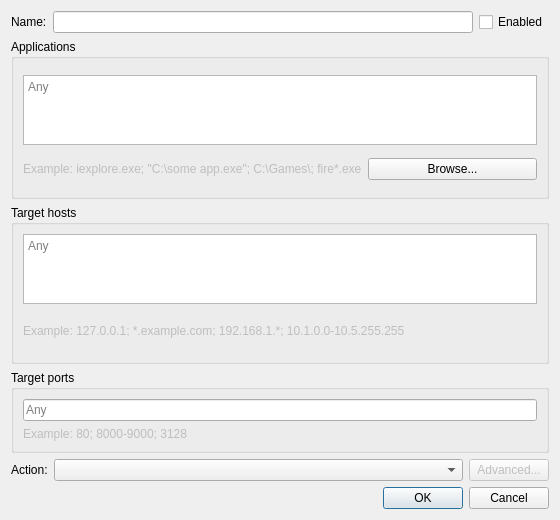
<?xml version="1.0" encoding="UTF-8"?>
<ui version="4.0">
 <class>RuleDialog</class>
 <widget class="QDialog" name="RuleDialog">
  <property name="geometry">
   <rect>
    <x>0</x>
    <y>0</y>
    <width>560</width>
    <height>520</height>
   </rect>
  </property>
  <property name="windowTitle">
   <string>Proxification Rule</string>
  </property>
  <layout class="QVBoxLayout" name="mainLayout">
   <item>
    <layout class="QHBoxLayout" name="nameRow">
     <item>
      <widget class="QLabel" name="nameLabel">
       <property name="text">
        <string>Name:</string>
       </property>
      </widget>
     </item>
     <item>
      <widget class="QLineEdit" name="nameEdit"/>
     </item>
     <item>
      <widget class="QCheckBox" name="enabledCheck">
       <property name="text">
        <string>Enabled</string>
       </property>
      </widget>
     </item>
    </layout>
   </item>
   <item>
    <widget class="QGroupBox" name="appsGroup">
     <property name="title">
      <string>Applications</string>
     </property>
     <layout class="QGridLayout" name="appsLayout">
      <item row="0" column="0" colspan="2">
       <widget class="QPlainTextEdit" name="appsEdit">
        <property name="maximumSize">
         <size>
          <width>16777215</width>
          <height>70</height>
         </size>
        </property>
        <property name="placeholderText">
         <string>Any</string>
        </property>
       </widget>
      </item>
      <item row="1" column="0">
       <widget class="QLabel" name="appsExample">
        <property name="enabled">
         <bool>false</bool>
        </property>
        <property name="text">
         <string>Example: iexplore.exe; "C:\some app.exe"; C:\Games\; fire*.exe</string>
        </property>
       </widget>
      </item>
      <item row="1" column="1">
       <widget class="QPushButton" name="browseButton">
        <property name="text">
         <string>Browse...</string>
        </property>
       </widget>
      </item>
     </layout>
    </widget>
   </item>
   <item>
    <widget class="QGroupBox" name="targetsGroup">
     <property name="title">
      <string>Target hosts</string>
     </property>
     <layout class="QVBoxLayout" name="targetsLayout">
      <item>
       <widget class="QPlainTextEdit" name="targetsEdit">
        <property name="maximumSize">
         <size>
          <width>16777215</width>
          <height>70</height>
         </size>
        </property>
        <property name="placeholderText">
         <string>Any</string>
        </property>
       </widget>
      </item>
      <item>
       <widget class="QLabel" name="targetsExample">
        <property name="enabled">
         <bool>false</bool>
        </property>
        <property name="text">
         <string>Example: 127.0.0.1; *.example.com; 192.168.1.*; 10.1.0.0-10.5.255.255</string>
        </property>
       </widget>
      </item>
     </layout>
    </widget>
   </item>
   <item>
    <widget class="QGroupBox" name="portsGroup">
     <property name="title">
      <string>Target ports</string>
     </property>
     <layout class="QVBoxLayout" name="portsLayout">
      <item>
       <widget class="QLineEdit" name="portsEdit">
        <property name="placeholderText">
         <string>Any</string>
        </property>
       </widget>
      </item>
      <item>
       <widget class="QLabel" name="portsExample">
        <property name="enabled">
         <bool>false</bool>
        </property>
        <property name="text">
         <string>Example: 80; 8000-9000; 3128</string>
        </property>
       </widget>
      </item>
     </layout>
    </widget>
   </item>
   <item>
    <layout class="QHBoxLayout" name="actionRow">
     <item>
      <widget class="QLabel" name="actionLabel">
       <property name="text">
        <string>Action:</string>
       </property>
      </widget>
     </item>
     <item>
      <widget class="QComboBox" name="actionCombo">
       <property name="sizePolicy">
        <sizepolicy hsizetype="Expanding" vsizetype="Fixed">
         <horstretch>1</horstretch>
         <verstretch>0</verstretch>
        </sizepolicy>
       </property>
      </widget>
     </item>
     <item>
      <widget class="QPushButton" name="advancedButton">
       <property name="enabled">
        <bool>false</bool>
       </property>
       <property name="toolTip">
        <string>Per-rule network interface selection is not supported yet</string>
       </property>
       <property name="text">
        <string>Advanced...</string>
       </property>
      </widget>
     </item>
    </layout>
   </item>
   <item>
    <widget class="QDialogButtonBox" name="buttonBox">
     <property name="orientation">
      <enum>Qt::Horizontal</enum>
     </property>
     <property name="standardButtons">
      <set>QDialogButtonBox::Cancel|QDialogButtonBox::Ok</set>
     </property>
    </widget>
   </item>
  </layout>
 </widget>
 <resources/>
 <connections>
  <connection>
   <sender>buttonBox</sender>
   <signal>accepted()</signal>
   <receiver>RuleDialog</receiver>
   <slot>accept()</slot>
  </connection>
  <connection>
   <sender>buttonBox</sender>
   <signal>rejected()</signal>
   <receiver>RuleDialog</receiver>
   <slot>reject()</slot>
  </connection>
 </connections>
</ui>
